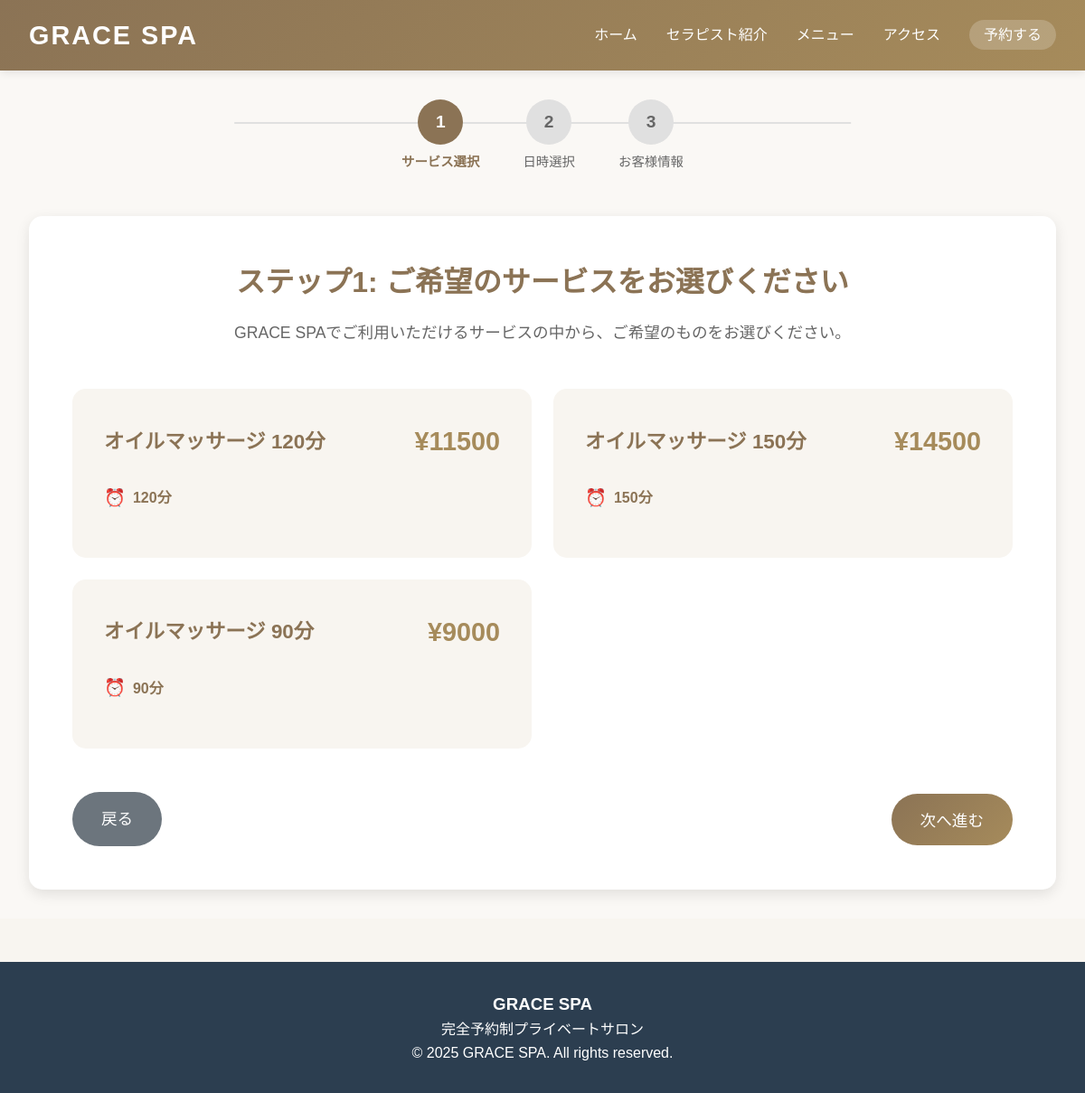
Page /booking/step1/ on the committed database.
### bookings/models.py (models this page shows, shortened)
class Service(models.Model):
    name = models.CharField('サービス名', max_length=100)
    description = models.TextField('説明', blank=True)
    duration_minutes = models.PositiveIntegerField('施術時間（分）')
    price = models.PositiveIntegerField('料金')
    is_active = models.BooleanField('有効', default=True)
    sort_order = models.PositiveIntegerField('表示順', default=0)
    created_at = models.DateTimeField('作成日時', auto_now_add=True)
    updated_at = models.DateTimeField('更新日時', auto_now=True)
    class Meta:
        verbose_name = 'サービス'
        verbose_name_plural = 'サービス'
        ordering = ['sort_order', 'name']

### bookings/views.py (the view)
# urls.py: path('booking/step1/', views.booking_step1, name='booking_step1'),  # サービス選択
def booking_step1(request):
    all_services = Service.objects.all()
    active_services = Service.objects.filter(is_active=True)
    logger.debug(f"全サービス数: {all_services.count()}")
    logger.debug(f"アクティブサービス数: {active_services.count()}")
    for service in all_services:
        logger.debug(f"サービス: {service.name}, アクティブ: {service.is_active}, ID: {service.id}")
    if request.method == 'POST':
        form = ServiceSelectionForm(request.POST)
        logger.debug(f"POSTデータ: {request.POST}")
        logger.debug(f"フォームが有効: {form.is_valid()}")
        if not form.is_valid():
            logger.debug(f"フォームエラー: {form.errors}")
        if form.is_valid():
            service_id = form.cleaned_data['service'].id
            logger.debug(f"選択されたサービスID: {service_id}")
            request.session['booking_service_id'] = service_id
            return redirect('bookings:booking_step2')
    else:
        form = ServiceSelectionForm()
    services = Service.objects.filter(is_active=True).order_by('name')
    logger.debug(f"テンプレートに渡すサービス数: {services.count()}")
    context = {
        'form': form,
        'services': services,
        'title': 'ステップ1: サービス選択 - GRACE SPA',
        'step': 1,
        'total_steps': 3
    }
    return render(request, 'bookings/step1_service.html', context)

### templates/bookings/step1_service.html (shortened to what this page needs)
{% extends 'base.html' %}
{% block content %}
<div class="booking-steps-container">
    <div class="container">
        <div class="progress-container">
            <div class="progress-bar">
                <div class="step active">
                    <div class="step-number">1</div>
                    <div class="step-label">サービス選択</div>
                </div>
                <div class="step">
                    <div class="step-number">2</div>
                    <div class="step-label">日時選択</div>
                </div>
                <div class="step">
                    <div class="step-number">3</div>
                    <div class="step-label">お客様情報</div>
                </div>
            </div>
        </div>
        <div class="step-content">
            <h1>ステップ1: ご希望のサービスをお選びください</h1>
            <p class="step-description">
                GRACE SPAでご利用いただけるサービスの中から、ご希望のものをお選びください。
            </p>
            <form method="post" class="service-selection-form">
                <div class="services-grid">
                    {% for service in services %}
                    <div class="service-option">
                        <label for="service_{{ service.id }}" class="service-card">
                            <div class="service-header">
                                <h3>{{ service.name }}</h3>
                                <div class="service-price">¥{{ service.price|floatformat:0 }}</div>
                            </div>
                            <div class="service-details">
                                <div class="service-duration">
                                    <span class="icon">⏰</span>
                                    {{ service.duration_minutes }}分
                                </div>
                            </div>
                        </label>
                    </div>
                    {% endfor %}
                </div>
                <div class="form-actions">
                    <a href="{% url 'website:home' %}" class="btn btn-secondary">戻る</a>
                    <button type="submit" class="btn btn-primary">次へ進む</button>
                </div>
            </form>
        </div>
    </div>
</div>
{% endblock %}

### templates/base.html (style rules this page uses)
* { margin: 0; padding: 0; box-sizing: border-box; }
body { font-family: 'Noto Sans JP', Arial, sans-serif; line-height: 1.6; color: #333; background-color: #f8f5f0; }
.container { max-width: 1200px; margin: 0 auto; padding: 0 2rem; }

### templates/bookings/step1_service.html (style rules this page uses)
.booking-steps-container { padding: 2rem 0; min-height: 80vh; background: #faf8f5; }
.progress-container { margin-bottom: 3rem; }
.progress-bar { display: flex; justify-content: center; align-items: center; gap: 3rem; position: relative; }
.progress-bar::before { content: ''; position: absolute; top: 25px; left: 50%; transform: translateX(-50%); width: 60%; height: 2px; background: #e0e0e0; z-index: 1; }
.step { display: flex; flex-direction: column; align-items: center; position: relative; z-index: 2; }
.step-number { width: 50px; height: 50px; border-radius: 50%; background: #e0e0e0; color: #666; display: flex; align-items: center; justify-content: center; font-weight: bold; font-size: 1.2rem; margin-bottom: 0.5rem; transition: all 0.3s; }
.step.active .step-number { background: #8b7355; color: white; }
.step-label { font-size: 0.9rem; color: #666; text-align: center; }
.step.active .step-label { color: #8b7355; font-weight: bold; }
.step-content { background: white; padding: 3rem; border-radius: 15px; box-shadow: 0 5px 15px rgba(0,0,0,0.1); }
.step-content h1 { color: #8b7355; text-align: center; margin-bottom: 1rem; font-size: 2rem; }
.step-description { text-align: center; color: #666; margin-bottom: 3rem; font-size: 1.1rem; }
.services-grid { display: grid; grid-template-columns: repeat(auto-fit, minmax(350px, 1fr)); gap: 1.5rem; margin-bottom: 3rem; }
.service-option { position: relative; }
.service-card { display: block; background: #f8f5f0; border: 3px solid transparent; border-radius: 15px; padding: 2rem; cursor: pointer; transition: all 0.3s; position: relative; height: 100%; }
.service-header { display: flex; justify-content: space-between; align-items: center; margin-bottom: 1.5rem; }
.service-header h3 { color: #8b7355; margin: 0; font-size: 1.4rem; }
.service-price { font-size: 1.8rem; font-weight: bold; color: #a68b5b; }
.service-details { color: #555; }
.service-duration { display: flex; align-items: center; gap: 0.5rem; margin-bottom: 1rem; font-weight: bold; color: #8b7355; }
.service-duration .icon { font-size: 1.2rem; }
.form-actions { text-align: center; display: flex; justify-content: space-between; align-items: center; }
.btn { padding: 1rem 2rem; border: none; border-radius: 50px; font-size: 1.1rem; text-decoration: none; cursor: pointer; transition: all 0.3s; display: inline-block; }
.btn-primary { background: linear-gradient(135deg, #8b7355 0%, #a68b5b 100%); color: white; }
.btn-secondary { background: #6c757d; color: white; }

### rows in the picture
Service: name "オイルマッサージ 120分", price "11500", duration_minutes "120"
Service: name "オイルマッサージ 150分", price "14500", duration_minutes "150"
Service: name "オイルマッサージ 90分", price "9000", duration_minutes "90"
